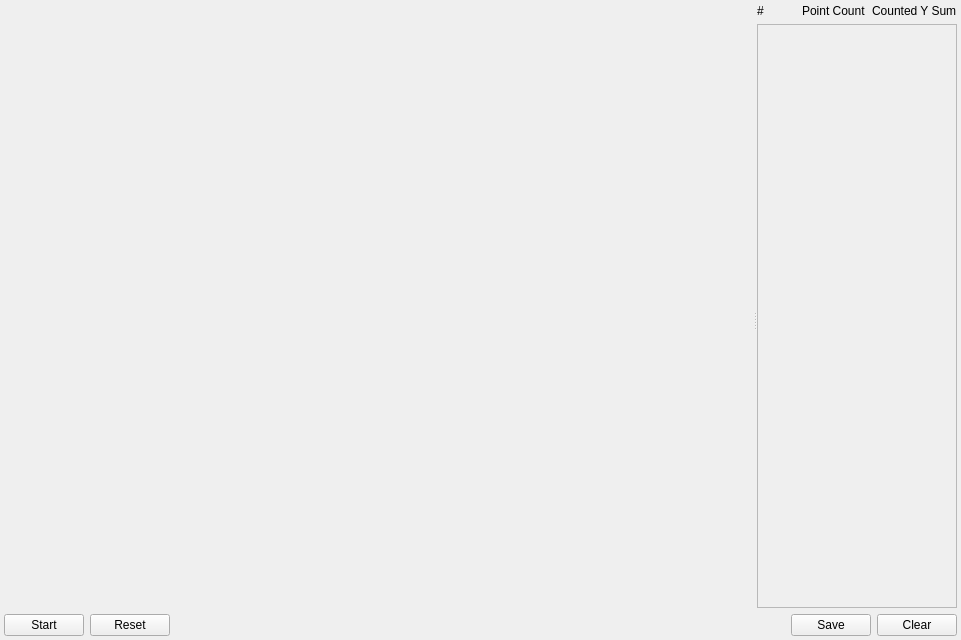
<?xml version="1.0" encoding="UTF-8"?>
<ui version="4.0">
 <class>MainWidget</class>
 <widget class="QWidget" name="MainWidget">
  <property name="geometry">
   <rect>
    <x>0</x>
    <y>0</y>
    <width>961</width>
    <height>640</height>
   </rect>
  </property>
  <property name="windowTitle">
   <string>ГрафичеГ</string>
  </property>
  <layout class="QVBoxLayout" name="verticalLayout_3">
   <property name="spacing">
    <number>2</number>
   </property>
   <property name="leftMargin">
    <number>4</number>
   </property>
   <property name="topMargin">
    <number>4</number>
   </property>
   <property name="rightMargin">
    <number>4</number>
   </property>
   <property name="bottomMargin">
    <number>4</number>
   </property>
   <item>
    <widget class="QSplitter" name="splitter">
     <property name="orientation">
      <enum>Qt::Horizontal</enum>
     </property>
     <widget class="QWidget" name="leftWidget" native="true">
      <layout class="QVBoxLayout" name="verticalLayout">
       <item>
        <widget class="QWidget" name="plotWidget" native="true">
         <property name="sizePolicy">
          <sizepolicy hsizetype="Expanding" vsizetype="Expanding">
           <horstretch>1</horstretch>
           <verstretch>1</verstretch>
          </sizepolicy>
         </property>
        </widget>
       </item>
       <item>
        <layout class="QHBoxLayout" name="horizontalLayout">
         <item>
          <widget class="QPushButton" name="startPushButton">
           <property name="text">
            <string>Start</string>
           </property>
           <property name="checkable">
            <bool>true</bool>
           </property>
          </widget>
         </item>
         <item>
          <widget class="QPushButton" name="resetPushButton">
           <property name="text">
            <string>Reset</string>
           </property>
          </widget>
         </item>
         <item>
          <spacer name="horizontalSpacer">
           <property name="orientation">
            <enum>Qt::Horizontal</enum>
           </property>
           <property name="sizeHint" stdset="0">
            <size>
             <width>40</width>
             <height>20</height>
            </size>
           </property>
          </spacer>
         </item>
        </layout>
       </item>
      </layout>
     </widget>
     <widget class="QWidget" name="rightWidget" native="true">
      <property name="maximumSize">
       <size>
        <width>200</width>
        <height>16777215</height>
       </size>
      </property>
      <layout class="QVBoxLayout" name="verticalLayout_2">
       <item>
        <layout class="QHBoxLayout" name="horizontalLayout_3">
         <item>
          <widget class="QLabel" name="label">
           <property name="text">
            <string>#</string>
           </property>
          </widget>
         </item>
         <item>
          <widget class="QLabel" name="label_2">
           <property name="text">
            <string>Point Count</string>
           </property>
          </widget>
         </item>
         <item>
          <widget class="QLabel" name="label_3">
           <property name="text">
            <string>Counted Y Sum</string>
           </property>
          </widget>
         </item>
        </layout>
       </item>
       <item>
        <widget class="QScrollArea" name="scrollArea">
         <property name="widgetResizable">
          <bool>true</bool>
         </property>
         <widget class="QWidget" name="scrollAreaWidgetContents">
          <property name="geometry">
           <rect>
            <x>0</x>
            <y>0</y>
            <width>196</width>
            <height>575</height>
           </rect>
          </property>
         </widget>
        </widget>
       </item>
       <item>
        <layout class="QHBoxLayout" name="horizontalLayout_2">
         <item>
          <spacer name="horizontalSpacer_2">
           <property name="orientation">
            <enum>Qt::Horizontal</enum>
           </property>
           <property name="sizeHint" stdset="0">
            <size>
             <width>40</width>
             <height>20</height>
            </size>
           </property>
          </spacer>
         </item>
         <item>
          <widget class="QPushButton" name="savePushButton">
           <property name="text">
            <string>Save</string>
           </property>
          </widget>
         </item>
         <item>
          <widget class="QPushButton" name="clearPushButton">
           <property name="text">
            <string>Clear</string>
           </property>
          </widget>
         </item>
        </layout>
       </item>
      </layout>
     </widget>
    </widget>
   </item>
  </layout>
 </widget>
 <resources/>
 <connections/>
</ui>
